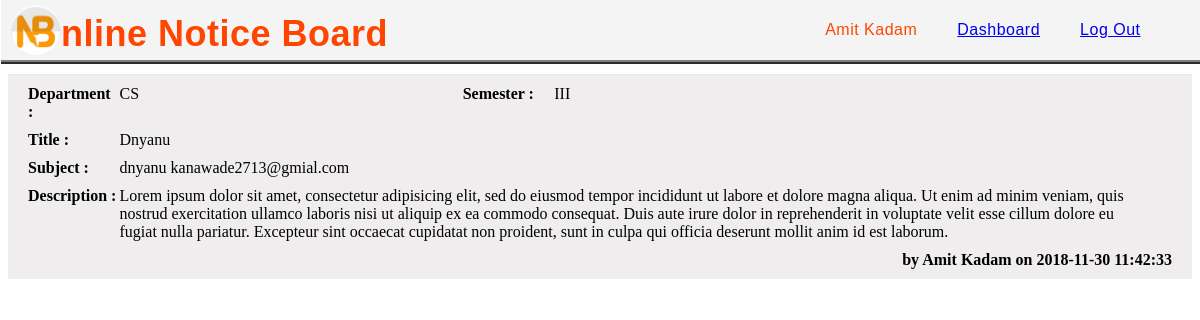
The page /viewnotice.php?notice_id=19 (signed in) on the database its author committed.
### tables this page shows
CREATE TABLE `userdata` (
  `id` int(11) NOT NULL,
  `fname` text NOT NULL,
  `lname` text NOT NULL,
  `father_name` text NOT NULL,
  `mother_name` text NOT NULL,
  `gender` text NOT NULL,
  `dob` date NOT NULL,
  `email` varchar(255) NOT NULL,
  `mbno` bigint(255) NOT NULL,
  `dept` text NOT NULL,
  `sem` text,
  `rollno` int(255) DEFAULT NULL,
  `teacherid` int(255) DEFAULT NULL,
  `uname` varchar(255) NOT NULL,
  `password` varchar(255) NOT NULL,
  `usertype` text NOT NULL
);

CREATE TABLE `notices` (
  `id` int(255) NOT NULL,
  `uid` int(255) NOT NULL,
  `sem` text NOT NULL,
  `title` text NOT NULL,
  `sub` text NOT NULL,
  `desc` text NOT NULL,
  `file` varchar(255) NOT NULL,
  `timestamp` timestamp NOT NULL
);

### include/session.php (called while the page is built, shortened)
<?php
	if(isset($_SESSION['login']))
		$_SESSION['login']==true?$login=true:$login=false;
	else
		$login=false;
?>

### viewnotice.php (the view)
<?php
	include('include/session.php');
	include('include/header.php');
	if($login){
		include('include/navbar.php');
    $nid = $_GET['notice_id'];
    $notices_data = mysqli_query($conn,"select * from notices where id='$nid'");
    $notice_data = mysqli_fetch_array($notices_data);
      $tid = $notice_data['uid'];
      $tusers_data = mysqli_query($conn,"select * from userdata where usertype='Teacher' AND id='$tid'");
      $tuser_data = mysqli_fetch_array($tusers_data);
      if($tuser_data)
        $name = $tuser_data['fname']." ".$tuser_data['lname'];
		?>
    <div class="ph1">
      <div class="class">
        <strong>Department : </strong><?php echo $tuser_data['dept'] ?>
        <strong>Semester : </strong><?php echo $notice_data['sem'] ?>
      </div>
      <div class="desc">
        <strong>Title : </strong><?php echo $notice_data['title'] ?>
      </div>
      <div class="desc">
        <strong>Subject :</strong><?php echo $notice_data['sub'] ?>
      </div>
      <div class="desc">
        <strong>Description :</strong>
        <?php echo $notice_data['desc']?>
      </div>
      <div class="noticeby">
        <b> <?php echo "by ".$name." on ".$notice_data['timestamp']?></b>
      </div>
    </div>
  <?php }
  	else {
  		echo "Access Denied";
  	}
  ?>

### include/header.php (shortened to what this page needs)
<html lang="en">
<head>
  <link rel="stylesheet" href="css/animate.min.css">
  <link rel="stylesheet" href="css/style.css">
</head>
<body onload="view()">

### include/navbar.php (shortened to what this page needs)
<div class="navbar" style="background-color: #f5f4f4">
	<h1><img src="img/logo.jfif" style="vertical-align: bottom;border-radius:50%;height:50px"/>nline Notice Board</h1>
	<?php
		if($login){
		?>
		<ul>
			<li><?php echo $_SESSION['name']?></li>
			<li><a href="<?php if($_SESSION['usertype'] === "Student") echo "studentdashboard.php"; else echo "teacherdashboard.php" ?>">
				<?php if($_SESSION['usertype'] === "Student") echo "Notices"; else echo "Dashboard" ?></a></li>
			<li><a href="include/logout.php">Log Out</a></li>
		</ul>
		<?php }
	?>
</div>

### css/style.css (style rules this page uses)
.navbar { border-bottom: 4px ridge grey ; background-color:white; font-size: 18px; width : 103%; height: 60px; justify-content: space-between; align-content: center; align-items: center; display: flex; margin-left: -7px; margin-top: -8px; color: orangered; letter-spacing: 0.5px; font-family: 'Lucida Sans', 'Lucida Sans Regular', 'Lucida Grande', 'Lucida Sans Unicode', Geneva, Verdana, sans-serif; }
.navbar h1 { padding-left: 10px; }
.navbar ul { display: flex; list-style-type: none; font-size: 16px; padding-right: 40px; }
.navbar ul li { padding-right: 40px; }
.ph1 { padding-left: 20px; padding-right: 20px; padding-bottom: 10px; padding-top: 10px; margin-top: 10px; border-top: 1px solid #e9e9e9; display: grid; grid-template-rows: auto auto auto; grid-gap: 10px; background-color: #c0b9b942; }
.class { display: grid; grid-template-columns: 8% 30% 8% 30%; }
.desc { display: grid; grid-template-columns: 8% 90% ; height: auto; }
.noticeby { display: flex; justify-content: flex-end; }

### rows shown on the page
userdata: dept "CS", name "Amit Kadam"
notices: sem "III", title "Dnyanu", sub "dnyanu kanawade2713@gmial.com", desc "Lorem ipsum dolor sit amet, consectetur adipisicing elit, sed do eiusmod tempor incididunt ut labore et dolore magna aliqua. Ut enim ad minim veniam, quis nostrud exercitation ullamco laboris nisi ut aliquip ex ea commodo consequat. Duis aute irure dolor in reprehenderit in voluptate velit esse cillum dolore eu fugiat nulla pariatur. Excepteur sint occaecat cupidatat non proident, sunt in culpa qui officia deserunt mollit anim id est laborum.", timestamp "2018-11-30 11:42:33"

### other values the page prints
$_SESSION['name'] "Amit Kadam"
